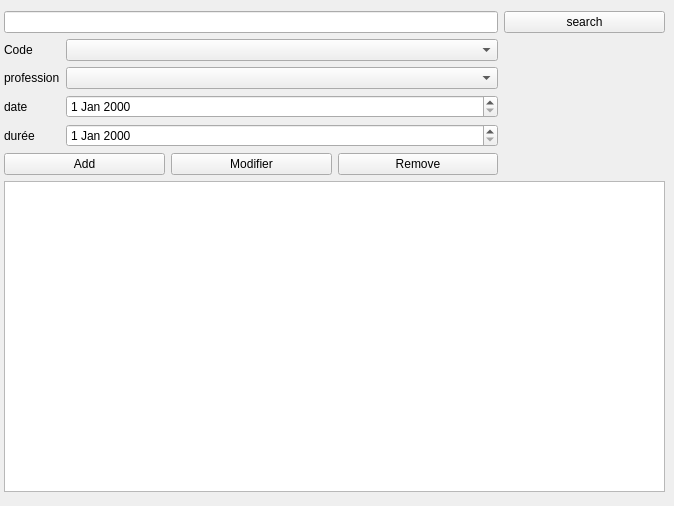
<?xml version="1.0" encoding="UTF-8"?>
<ui version="4.0">
 <class>Travail</class>
 <widget class="QMainWindow" name="Travail">
  <property name="geometry">
   <rect>
    <x>0</x>
    <y>0</y>
    <width>674</width>
    <height>506</height>
   </rect>
  </property>
  <property name="windowTitle">
   <string>MainWindow</string>
  </property>
  <widget class="QWidget" name="centralwidget">
   <widget class="QWidget" name="layoutWidget">
    <property name="geometry">
     <rect>
      <x>4</x>
      <y>11</y>
      <width>661</width>
      <height>481</height>
     </rect>
    </property>
    <layout class="QGridLayout" name="gridLayout">
     <item row="0" column="0" colspan="3">
      <widget class="QLineEdit" name="lineEdit"/>
     </item>
     <item row="0" column="3">
      <widget class="QPushButton" name="pushButton">
       <property name="text">
        <string>search</string>
       </property>
       <property name="icon">
        <iconset>
         <normaloff>ressource/menu/magnifying-glass.png</normaloff>ressource/menu/magnifying-glass.png</iconset>
       </property>
      </widget>
     </item>
     <item row="1" column="0" colspan="3">
      <layout class="QFormLayout" name="formLayout">
       <item row="0" column="0">
        <widget class="QLabel" name="codeLabel">
         <property name="text">
          <string>Code</string>
         </property>
        </widget>
       </item>
       <item row="1" column="0">
        <widget class="QLabel" name="intitulLabel">
         <property name="text">
          <string>profession</string>
         </property>
        </widget>
       </item>
       <item row="2" column="0">
        <widget class="QLabel" name="salaireLabel">
         <property name="text">
          <string>date</string>
         </property>
        </widget>
       </item>
       <item row="3" column="0">
        <widget class="QLabel" name="primeLabel">
         <property name="text">
          <string>durée</string>
         </property>
        </widget>
       </item>
       <item row="0" column="1">
        <widget class="QComboBox" name="comboBox"/>
       </item>
       <item row="1" column="1">
        <widget class="QComboBox" name="comboBox_2"/>
       </item>
       <item row="2" column="1">
        <widget class="QDateEdit" name="dateEdit"/>
       </item>
       <item row="3" column="1">
        <widget class="QDateEdit" name="dateEdit_2"/>
       </item>
      </layout>
     </item>
     <item row="2" column="0">
      <widget class="QPushButton" name="pushButton_2">
       <property name="text">
        <string>Add</string>
       </property>
      </widget>
     </item>
     <item row="2" column="1">
      <widget class="QPushButton" name="pushButton_3">
       <property name="text">
        <string>Modifier</string>
       </property>
      </widget>
     </item>
     <item row="2" column="2">
      <widget class="QPushButton" name="pushButton_4">
       <property name="text">
        <string>Remove</string>
       </property>
      </widget>
     </item>
     <item row="3" column="0" colspan="4">
      <widget class="QTableView" name="tableView"/>
     </item>
    </layout>
   </widget>
  </widget>
 </widget>
 <resources/>
 <connections/>
</ui>
